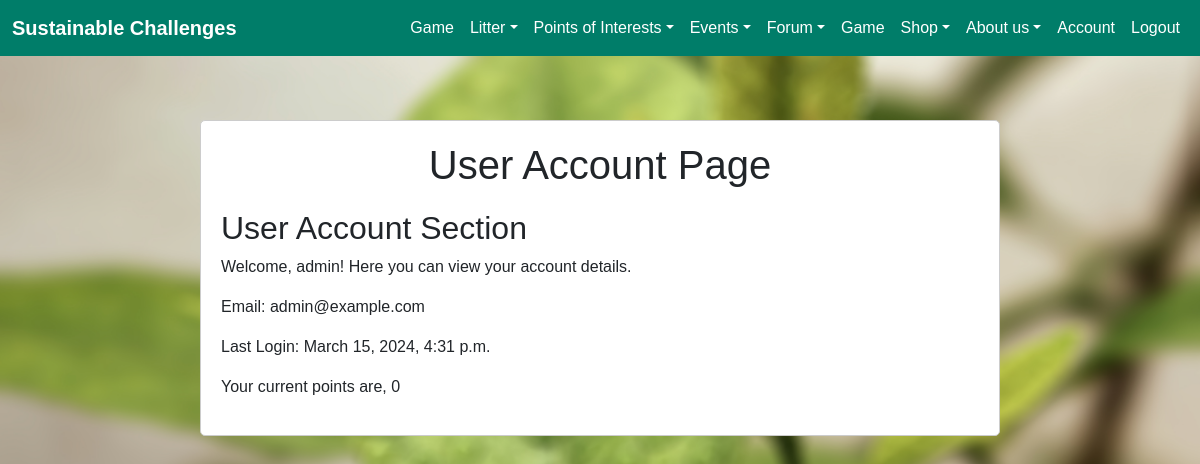
Page /account/user_account (signed in) on the earlier database version.
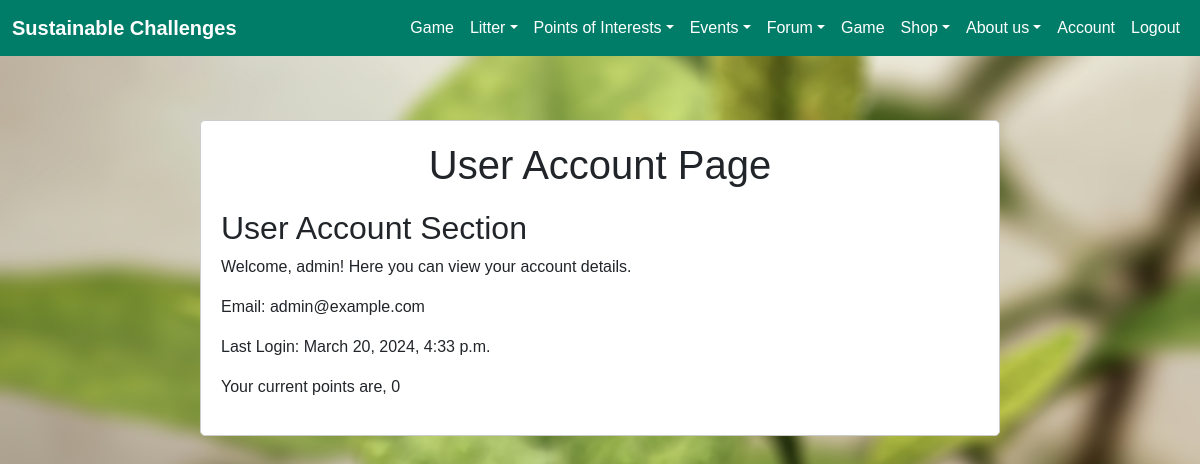
Same page on the later database version.
### sustainable_challenges/authuser/models.py (models this page shows, shortened)
class User(AbstractBaseUser, PermissionsMixin):
    email = models.EmailField(unique=True)
    username = models.CharField(max_length=30, unique=True, default="")
    first_name = models.CharField(max_length=30, default="")
    last_name = models.CharField(max_length=30, default="")
    points = models.IntegerField(default=0)
    level = models.IntegerField(default=1)
    tasks_till_next = models.IntegerField(default=1)
    GAME_MANAGER = None
    is_active = models.BooleanField(default=True)
    is_superuser = models.BooleanField(default=False)
    is_staff = models.BooleanField(default=False)
    date_joined = models.DateTimeField(default=timezone.now)
    last_login = models.DateTimeField(blank=True, null=True)
    objects = CustomUserManager()
    USERNAME_FIELD = 'email'
    EMAIL_FIELD = 'email'
    REQUIRED_FIELDS = []
    groups = models.ManyToManyField(
        'auth.Group',
        related_name='user_groups',
        blank=True,
        verbose_name='groups',
        help_text='The groups this user belongs to. A user will get all permissions granted to these groups.',
    )
    user_permissions = models.ManyToManyField(
        'auth.Permission',
        related_name='user_permissions',
        blank=True,
        verbose_name='user permissions',
        help_text='Specific permissions for this user.',
        related_query_name='user',
    )
    class Meta:
        verbose_name = 'User'
        verbose_name_plural = 'Users'

### sustainable_challenges/account/views.py (the view)
# urls.py: path("user_account", views.user_account, name='user_account'),
def user_account(request):
  user = request.user  # Retrieve the current logged-in user
  context = {
      'user': user,
      'is_staff': request.user.is_staff# Pass the user object to the template
  }
  return render(request, 'user_account.html', context)

### sustainable_challenges/account/templates/user_account.html (shortened to what this page needs)
{% extends 'home/base.html'%}
{%block content%}
{% load static %}
<!DOCTYPE html>
<html lang="en">
<head>
</head>
<body>
    <div class="container">
        <h1>User Account Page</h1>
        <div class="user-content">
            <h2>User Account Section</h2>
            <p>Welcome, {{ user.username }}! Here you can view your account details.</p>
            <p>Email: {{ user.email }}</p>
            <p>Last Login: {{ user.last_login }}</p>
            <p>Your current points are, {{ user.points}}</p>
        </div>
    </div>
</body>
</html>
{%endblock%}

Differences in the rows shown:
changed User "admin": last_login "March 15, 2024, 4:31 p.m." → "March 20, 2024, 4:33 p.m."
